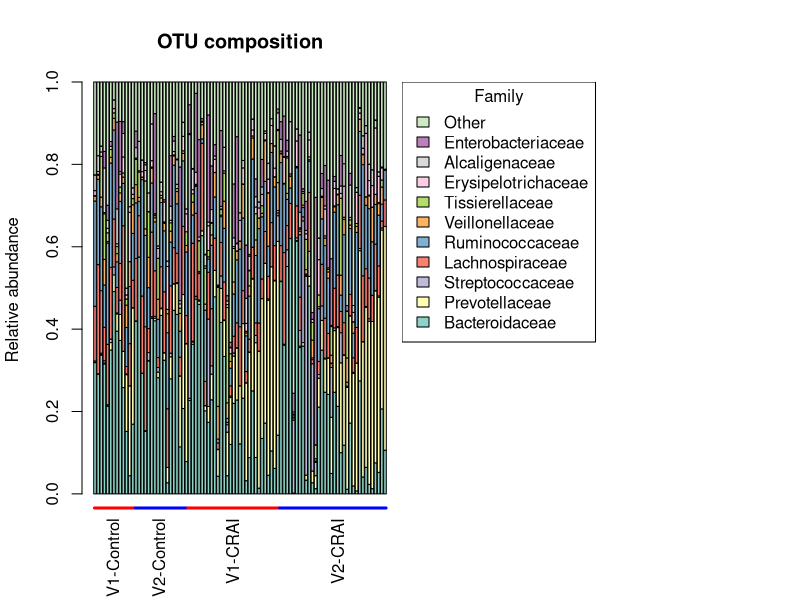

Recreate this plot in R.
library(RColorBrewer)
qualitative <- brewer.pal(11, "Set3")

#load in example data
input <- read.table(file="Microbe_data.txt",head=TRUE,sep="\t")
attach(input)
input

#use line below and last line when not wanting to show plot on R screen
#pdf(file='OTU_composition_visits_individuals.pdf')

#create space for the plot
par(mfrow=c(1,2))
par(mar=c(5,4,4,0) + 0.1)

#plot the data
x <- as.matrix(input[-1])   
barplot(t(x), col = qualitative, ylab = "Relative abundance", main = "OTU composition", las = 3)

#place labels under the bars
mtext("V1-Control",line=1,side=1,at=7.5,las=2)
mtext("V2-Control",line=1,side=1,at=25,las=2)
mtext("V1-CRAI",line=1,side=1,at=53,las=2)
mtext("V2-CRAI",line=1,side=1,at=93,las=2)
#grouping lines
axis(1,at=c(0.5,1,2,3,15.5),col="red",line=0.5,tick=T,labels=rep("",5),lwd=3,lwd.ticks=0)
axis(1,at=15.5+c(0.5,1,2,3,20),col="blue",line=0.5,tick=T,labels=rep("",5),lwd=3,lwd.ticks=0)
axis(1,at=35.5+c(0.5,1,2,3,35),col="red",line=0.5,tick=T,labels=rep("",5),lwd=3,lwd.ticks=0)
axis(1,at=70.5+c(0.5,1,2,3,41),col="blue",line=0.5,tick=T,labels=rep("",5),lwd=3,lwd.ticks=0)

#create space for the legend outside the plot
par(mar=c(5,0,4,1) + 0.1)
plot(x, axes = FALSE, ann = FALSE, type = "n")	

#the legend
legend("topleft", 
legend = c("Other", "Enterobacteriaceae", "Alcaligenaceae", "Erysipelotrichaceae", "Tissierellaceae", "Veillonellaceae", "Ruminococcaceae", "Lachnospiraceae", "Streptococcaceae","Prevotellaceae","Bacteroidaceae"),
fill = qualitative [11:1], title = "Family")

#dev.off()